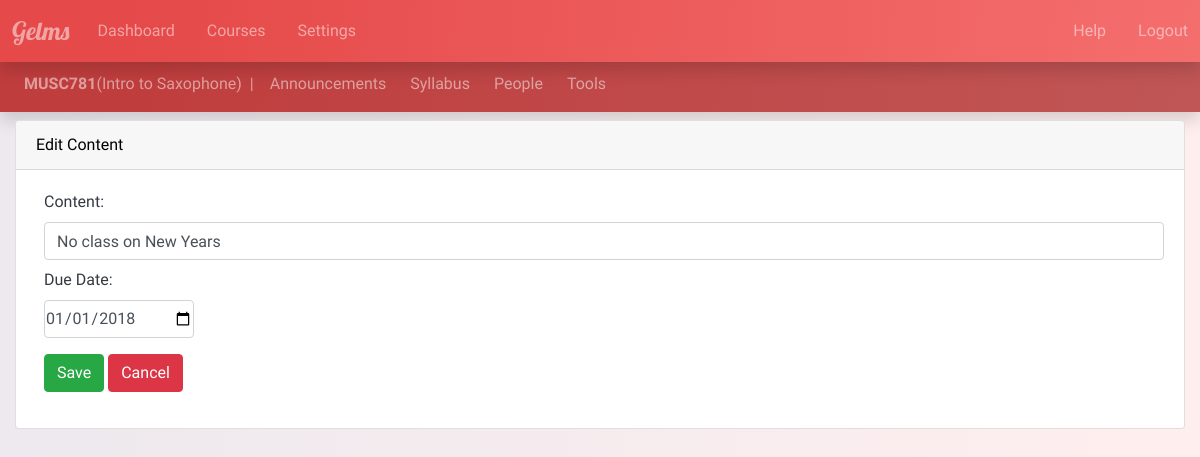
Page /MUSC781/syllabus/1/syllabus_edit (signed in) on the committed database.
### courses/models.py (models this page shows, shortened)
class Course(models.Model):
    name = models.CharField(max_length=7, unique=True, help_text='e.g. ENPM613')
    title = models.CharField(max_length=200, help_text='e.g. Software Design and Implementation')
    DOMAIN_CHOICES = (
        ('Art', 'Art'),
        ('Computer Science', 'Computer Science'),
        ('Engineering', 'Engineering'),
        ('History', 'History'),
        ('Literature', 'Literature'),
        ('Math', 'Math'),
        ('Music', 'Music'),
        ('Physics', 'Physics'),
        ('Political Science', 'Political Science'),
        )
    domain = models.CharField(max_length=30, choices=DOMAIN_CHOICES, default='Art')
    students = models.ManyToManyField(CustomUser, related_name='course_students', limit_choices_to={'status': 'Student'}, blank=True)
    graders = models.ManyToManyField(CustomUser, related_name='course_graders', limit_choices_to={'status': 'Grader'}, blank=True)
    teachers = models.ManyToManyField(CustomUser, related_name='course_teachers', limit_choices_to={'status': 'Teacher'}, blank=True)

### syllabus/models.py (models this page shows, shortened)
class Syllabus(models.Model):
    content = models.CharField(max_length=500)
    course = models.ForeignKey(Course, related_name='course_syllabus', blank=True, on_delete=models.CASCADE)
    due_date = models.DateField(blank=True,null=True)

### syllabus/views.py (the view)
# urls.py: path('<course_name>/syllabus/<syllabus_id>/syllabus_edit',SyllabusView.syllabus_edit,name="syllabus_edit"),
    @csrf_exempt
    def syllabus_edit(request,course_name,syllabus_id):
        course = get_object_or_404(Course, name=course_name)
        syllabus = get_object_or_404(Syllabus, id = syllabus_id)
        if request.method == "POST":
            form = SyllabusForm(request.POST, instance = syllabus)
            if form.is_valid():
                syllabus = form.save(commit=False)
                syllabus.save()
                return redirect("syllabus",course_name)
        else:
            form = SyllabusForm(initial={'content':syllabus.content, 'due_date':syllabus.due_date})
        form.fields['content'].widget.attrs = {'class':'form-control mb-2'}
        form.fields['due_date'].widget.attrs = {'class':'form-control p-0','style':'width:150px'}
        def teacher_is_registered(course=course):
            if course.teachers.filter(uid=request.user.custom_user.uid):
                return True
            return False
        return render(request, 'syllabus_edit.html',{'course':course,'syllabus':syllabus,'form':form,'teacher_is_registered':teacher_is_registered})

### syllabus/forms.py
class SyllabusForm(forms.ModelForm):
    class Meta:
        model = Syllabus
        fields = ['content','due_date',]
        widgets = {'due_date': DateInput()}

### templates/syllabus_edit.html (shortened to what this page needs)
{% extends 'base_course.html' %}
{% block content_course %}
{% if user.custom_user.reader_mode == False%}
<div class="card">
<div class="card-header">
Edit Content
</div>
<form class="ml-2" method="POST">
  <div class="card-body">
        <div class="form-group">
        <label for="id_content" class="text-dark">
        Content:
        </label>
        {{form.content}}
        <label for="id_due_date" class="text-dark">
        Due Date:
        </label>
        {{form.due_date}}
        </div>
          <button class="btn btn-success" type="submit">Save</button>
          <button class="btn btn-danger" href="{% url 'syllabus' course.name %}">Cancel</button>
    </form>
  </div>
</div>
{% endif %}
{% endblock %}

### templates/base_course.html (shortened to what this page needs)
{% extends 'base_dash.html' %}
{% block content_dash %}
{% if user.custom_user.reader_mode == False%}
  <div class="mb-2" style="margin-top:56px">
    <nav class="navbar bg-purple-dark navbar-expand-sm navbar-dark shadow">
  {% else %}
  <div class="mb-2" style="margin-top:70px">
  <nav class="navbar bg-black navbar-expand-sm navbar-dark shadow">
  {% endif %}
    <span class="navbar-text ml-2">
    <strong class=''>{{course.name}}</strong>({{course.title}})<text class="ml-2">|</text>
     </span>
    <div class="collapse navbar-collapse" id="collapse_target_course">
      <ul class="navbar-nav">
        <li class="nav-item ml-2">
          <a class="nav-link" href="{% url 'announcements' course.name %}">Announcements</a>
        </li>
        <li class="nav-item ml-2">
          <a class="nav-link" href="{% url 'syllabus' course.name %}">Syllabus</a>
        </li>
        <li class="nav-item ml-2">
          <a class="nav-link" href="{% url 'people' course.name %}">People</a>
        </li>
        <li class="nav-item ml-2">
          <a class="nav-link" href="{% url 'tools' course.name %}">Tools</a>
        </li>
      </ul>
      </div>
    </nav>
  </div>
  <div class="container-fluid">
    {% block content_course %}
    {% endblock %}
{% endblock %}

### static/styles.css (style rules this page uses)
.base_body_style { background: #FFEEEE; background: -webkit-linear-gradient(to right, rgb(237, 233, 238), #FFEEEE); background: linear-gradient(to right, rgb(237, 233, 238), #FFEEEE); color:black; background-size: cover; padding-bottom:20px; font-family: 'Muli', sans-serif; }
.card { color:black; }
.bg-purple-dark { background-image: linear-gradient( 96.1deg, rgb(192, 61, 61) 10.8%, rgb(192, 88, 88) 107.8% ); }
.navbar .navbar-nav a { transition: color 0.5s ease; background-color: rgba(0, 0, 0, 0); }

### rows in the picture
Course: name "MUSC781", title "Intro to Saxophone"
Syllabus: content "No class on New Years", due_date "01/01/2018"
